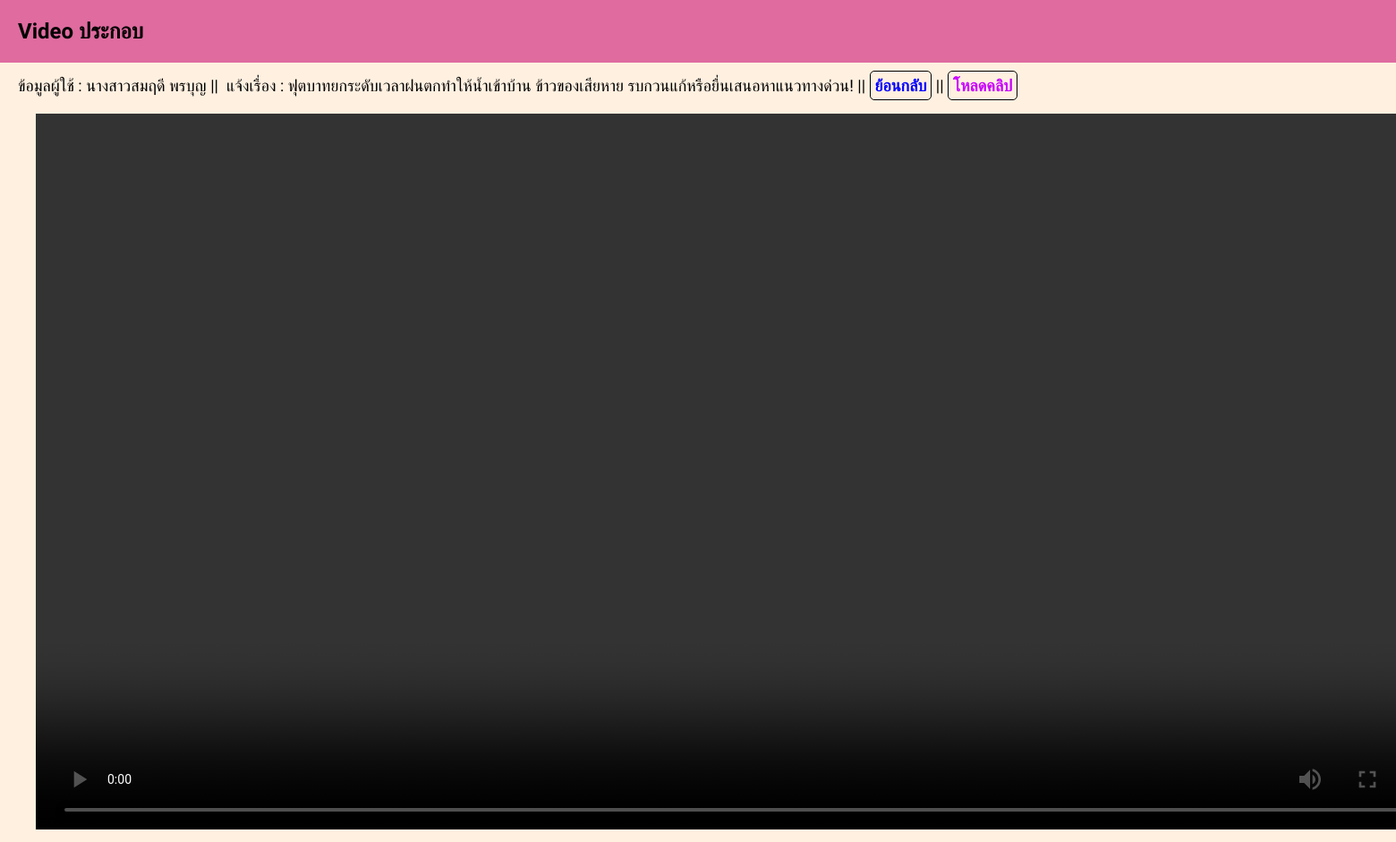
Screenshot of /video.php?user_id=2 (signed in) with the database file from the repository.
### tables this page shows
CREATE TABLE `problem` (
  `user_id` int(100) UNSIGNED NOT NULL,
  `inform` varchar(100) NOT NULL,
  `pre` varchar(100) NOT NULL,
  `fullname` varchar(100) NOT NULL,
  `address` text NOT NULL,
  `details` text NOT NULL,
  `phone` varchar(100) NOT NULL,
  `email` varchar(100) NOT NULL,
  `picture1` varchar(1000) NOT NULL,
  `picture2` varchar(1000) NOT NULL,
  `video` varchar(1000) NOT NULL,
  `time` date NOT NULL DEFAULT current_timestamp(),
  `status` int(11) NOT NULL,
  `head` varchar(50) NOT NULL
);

### video.php (the view, shortened to what this page needs)
<!DOCTYPE html>
<html lang="en">
<head>
    <link rel="stylesheet" href="plugin/bootstrap/css/bootstrap-grid.css">
    <link rel="stylesheet" href="css/video.css">
</head>
<body>
    <?php
    include('config.php');
    $sql = "SELECT * FROM problem WHERE user_id='".$_GET['user_id']."' LIMIT 1";
    $result = mysqli_query($link,$sql) or die(mysqli_error($link));
    $row = mysqli_fetch_assoc($result);
    ?>
    <header>
        <nav class="navbar fixed-top navbar-nav-scroll">
            <div class="header">
                <h1>Video ประกอบ</h1>
            </div>
        </nav>
    </header>
    <div class="text">
        ข้อมูลผู้ใช้ : <?= $row['pre'] . $row['fullname'] ?>&nbsp;||&nbsp;
        แจ้งเรื่อง : <?= $row['details'] ?>&nbsp;||&nbsp;<a href="backoffice.php?page=problem">ย้อนกลับ</a>&nbsp;||&nbsp;<a href="img/problem/video/<?=$row['video']?>" class="b" download>โหลดคลิป</a>
    <div class="video"><video  height="800" controls src="img/problem/video/<?=$row['video']?>"></div>
</body>
</html>

### css/video.css (style rules this page uses)
body { margin: 0; font-family: 'Sarabun', sans-serif; background-color: rgba(255, 227, 194, 0.5); }
.header { background: rgb(223, 107, 159); padding: 1px; padding-left: 20px; }
.video { padding: 10px; padding-top: 20px; padding-left: 20px; }
.text { padding-top: 15px; padding-left: 20px; font-size: 18px; }
a { text-decoration: none; color: blue; font-weight: bold; border-radius: 5px; border: 1px solid rgb(0, 0, 0); padding: 5px; font-size: 18px; transition: 0.5s; }
.b { text-decoration: none; color: rgb(200, 0, 255); font-weight: bold; border-radius: 5px; border: 1px solid rgb(0, 0, 0); padding: 5px; font-size: 18px; transition: 0.5s; }

### rows the page displays
problem: pre "นางสาว", fullname "สมฤดี พรบุญ", details "ฟุตบาทยกระดับเวลาฝนตกทำให้น้ำเข้าบ้าน ข้าวของเสียหาย รบกวนแก้หรือยื่นเสนอหาแนวทางด่วน!"
